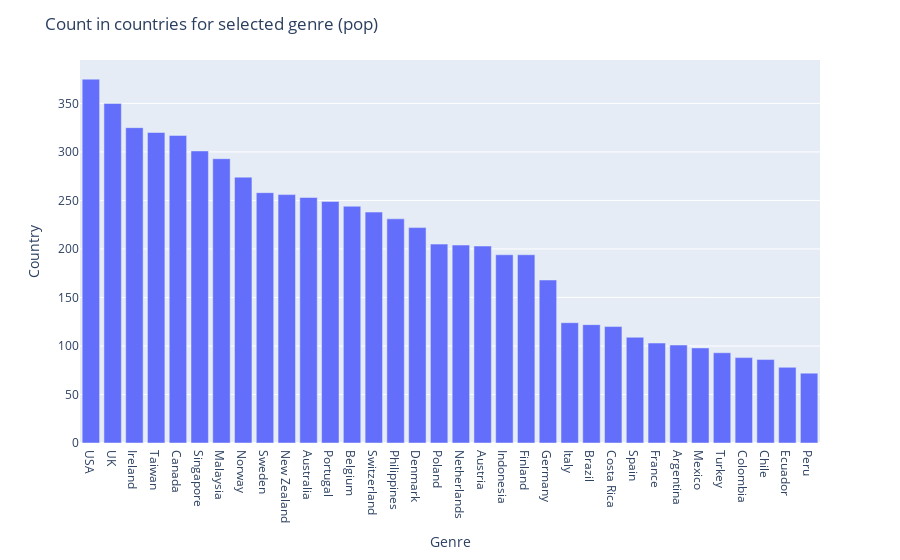

Notebook source saved alongside this figure:
### Code cell
#Display the top 10 countries for selected genre
wprowadzony_gatunek = input("Please enter the name of the music genre for which you want to see ordered countries by count: ")
nowy_df = df.loc[df['Genre'] == wprowadzony_gatunek, ['Genre', 'Country','iso_alpha']]
zliczanie = nowy_df['Country'].value_counts()
zliczanie.columns = ['Country', 'Counts']
top_counts = nowy_df[['iso_alpha','Country']].value_counts().reset_index().rename(columns={0 : 'Counts'})
# poloting map from selected countries
country_list = top_counts
fig = px.choropleth(country_list, locations="iso_alpha",
                        color="Counts", # lifeExp is a column of gapminder
                        hover_name="Country", # column to add to hover information
                        color_continuous_scale=px.colors.sequential.Rainbow,
                        width=800,
                        height=800,
                        projection = 'mercator')
fig.show()
'''One of `'equirectangular'`, `'mercator'`, `'orthographic'`, `'natural
    earth'`, `'kavrayskiy7'`, `'miller'`, `'robinson'`, `'eckert4'`,
    `'azimuthal equal area'`, `'azimuthal equidistant'`, `'conic equal
    area'`, `'conic conformal'`, `'conic equidistant'`, `'gnomonic'`,
    `'stereographic'`, `'mollweide'`, `'hammer'`, `'transverse mercator'`,
    `'albers usa'`, `'winkel tripel'`, `'aitoff'`, or `'sinusoidal'`Default
    depends on `scope`. '''
# poloting bar from selected countries
fig = px.bar(nowy_df, x=top_counts['Country'], y=top_counts['Counts'], labels={'x':'Genre', 'y':'Country'})
fig.update_layout(title=f"Count in countries for selected genre ({wprowadzony_gatunek})")
fig.show()

### Figure 1 — Plotly figure (JSON) as saved in the notebook; plotly's stock layout.template omitted (floating-point values rounded to 4 significant figures)
{"data": [{"alignmentgroup": "True", "hovertemplate": "Genre=%{x}<br>Country=%{y}<extra></extra>", "legendgroup": "", "marker": {"color": "#636efa", "pattern": {"shape": ""}}, "name": "", "offsetgroup": "", "orientation": "v", "showlegend": false, "textposition": "auto", "type": "bar", "x": ["USA", "UK", "Ireland", "Taiwan", "Canada", "Singapore", "Malaysia", "Norway", "Sweden", "New Zealand", "Australia", "Portugal", "Belgium", "Switzerland", "Philippines", "Denmark", "Poland", "Netherlands", "Austria", "Indonesia", "Finland", "Germany", "Italy", "Brazil", "Costa Rica", "Spain", "France", "Argentina", "Mexico", "Turkey", "Colombia", "Chile", "Ecuador", "Peru"], "xaxis": "x", "y": [375, 350, 325, 320, 317, 301, 293, 274, 258, 256, 253, 249, 244, 238, 231, 222, 205, 204, 203, 194, 194, 168, 124, 122, 120, 109, 103, 101, 98, 93, 88, 86, 78, 72], "yaxis": "y"}], "layout": {"autosize": true, "barmode": "relative", "legend": {"tracegroupgap": 0}, "margin": {"t": 60}, "title": {"text": "Count in countries for selected genre (pop)"}, "xaxis": {"anchor": "y", "autorange": true, "domain": [0, 1], "range": [-0.5, 33.5], "title": {"text": "Genre"}, "type": "category"}, "yaxis": {"anchor": "x", "autorange": true, "domain": [0, 1], "range": [0, 394.7], "title": {"text": "Country"}, "type": "linear"}}}
